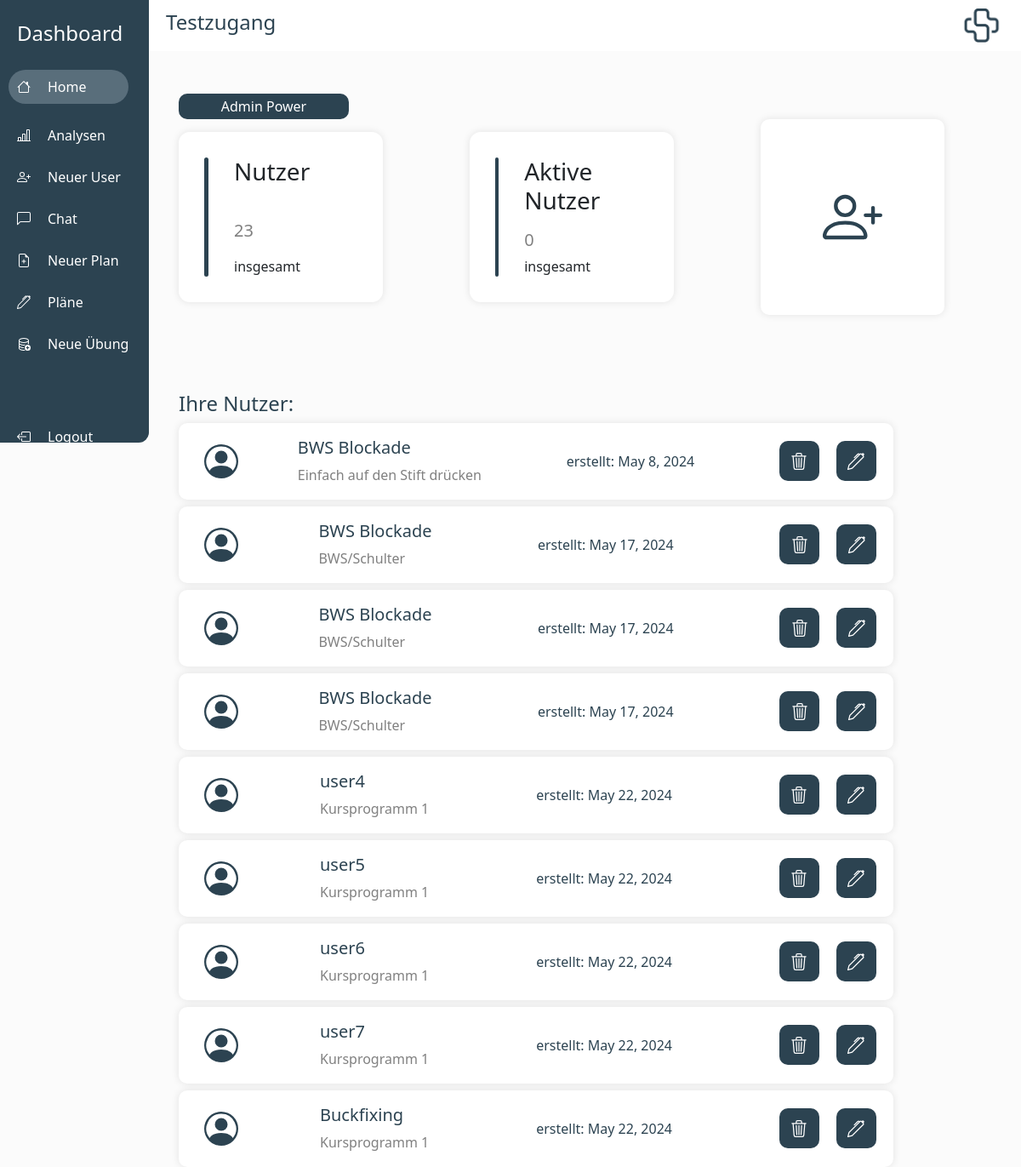
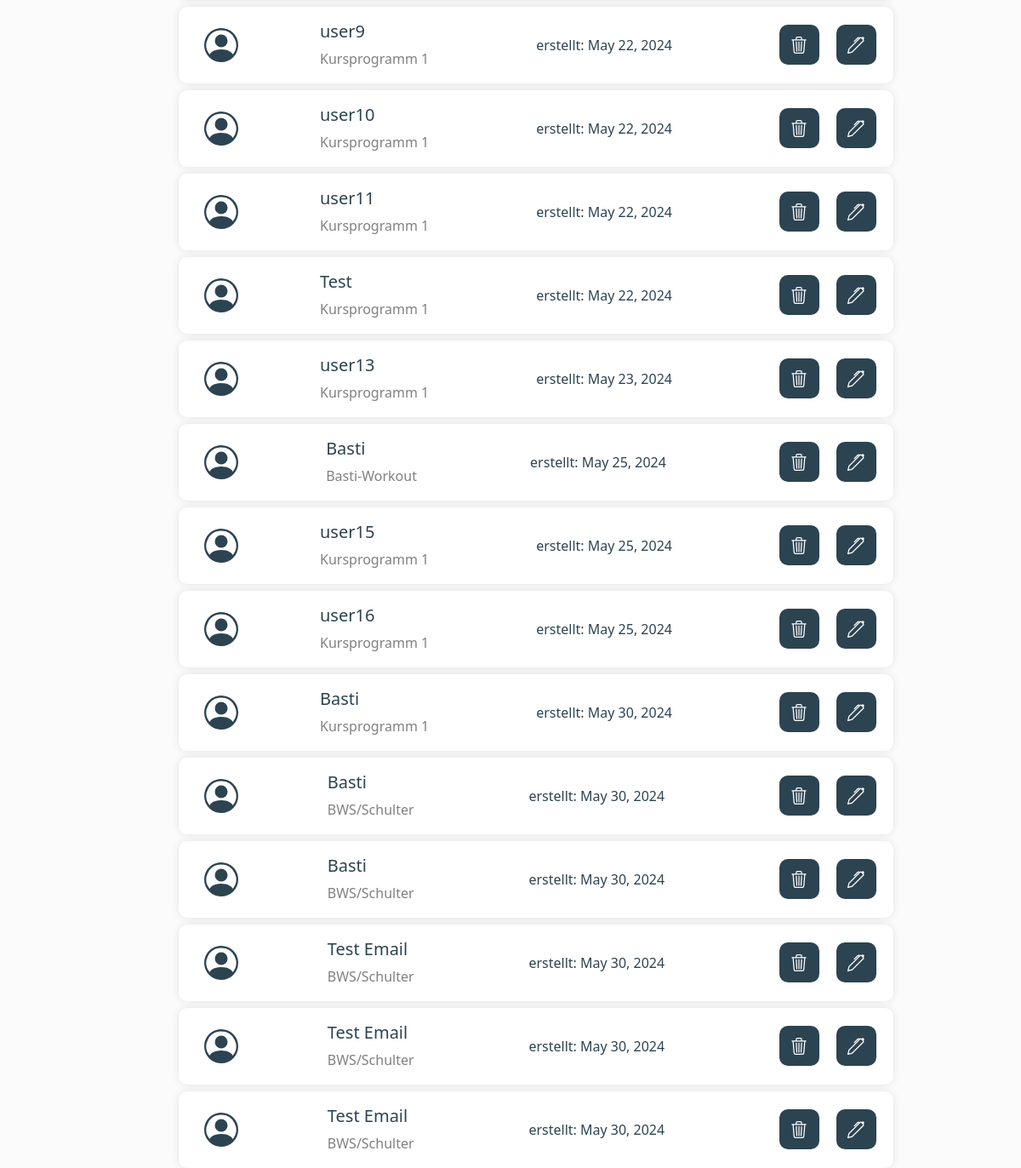
The app's page / (signed in), older data (2 pictures, top to bottom).
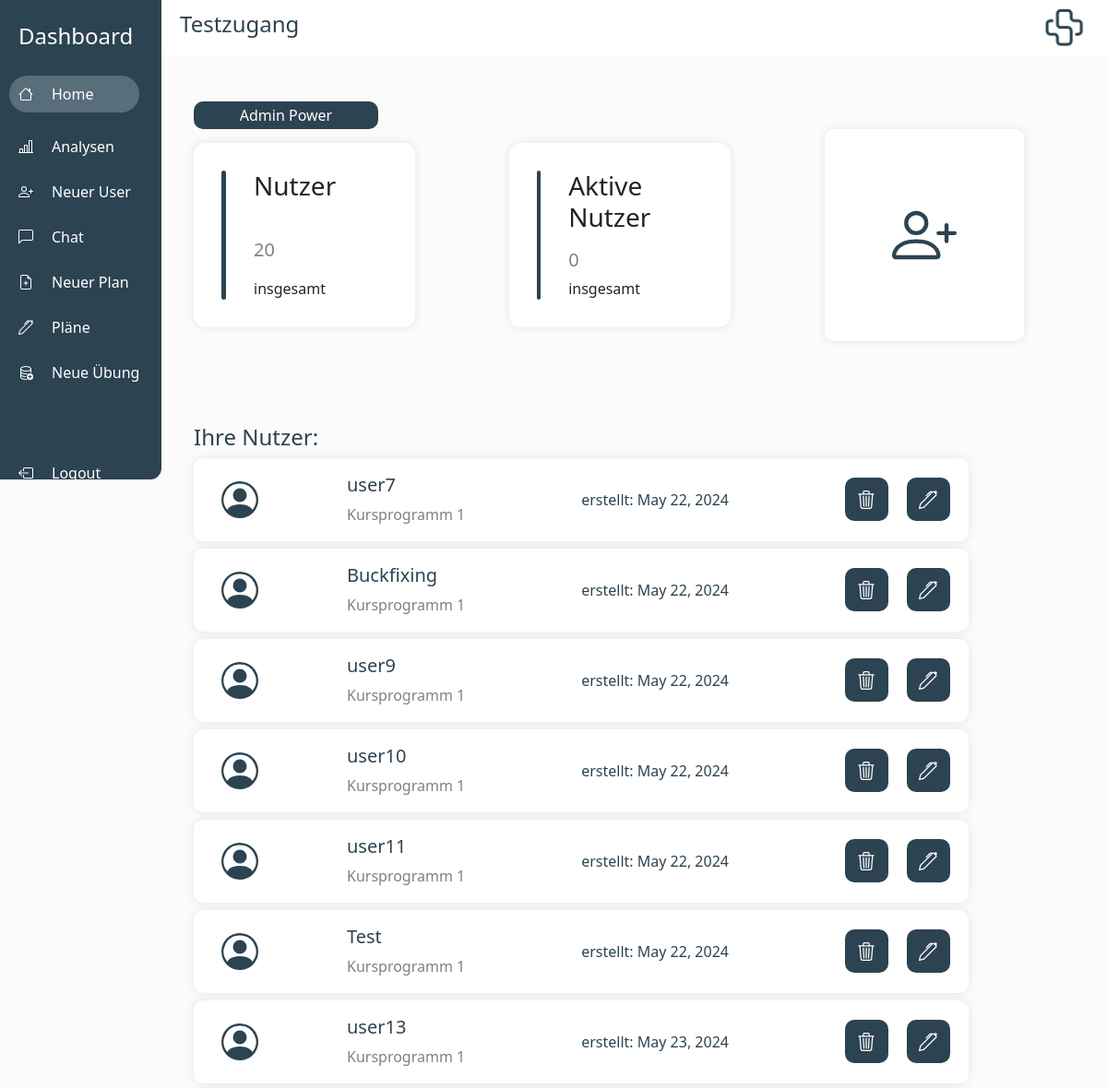
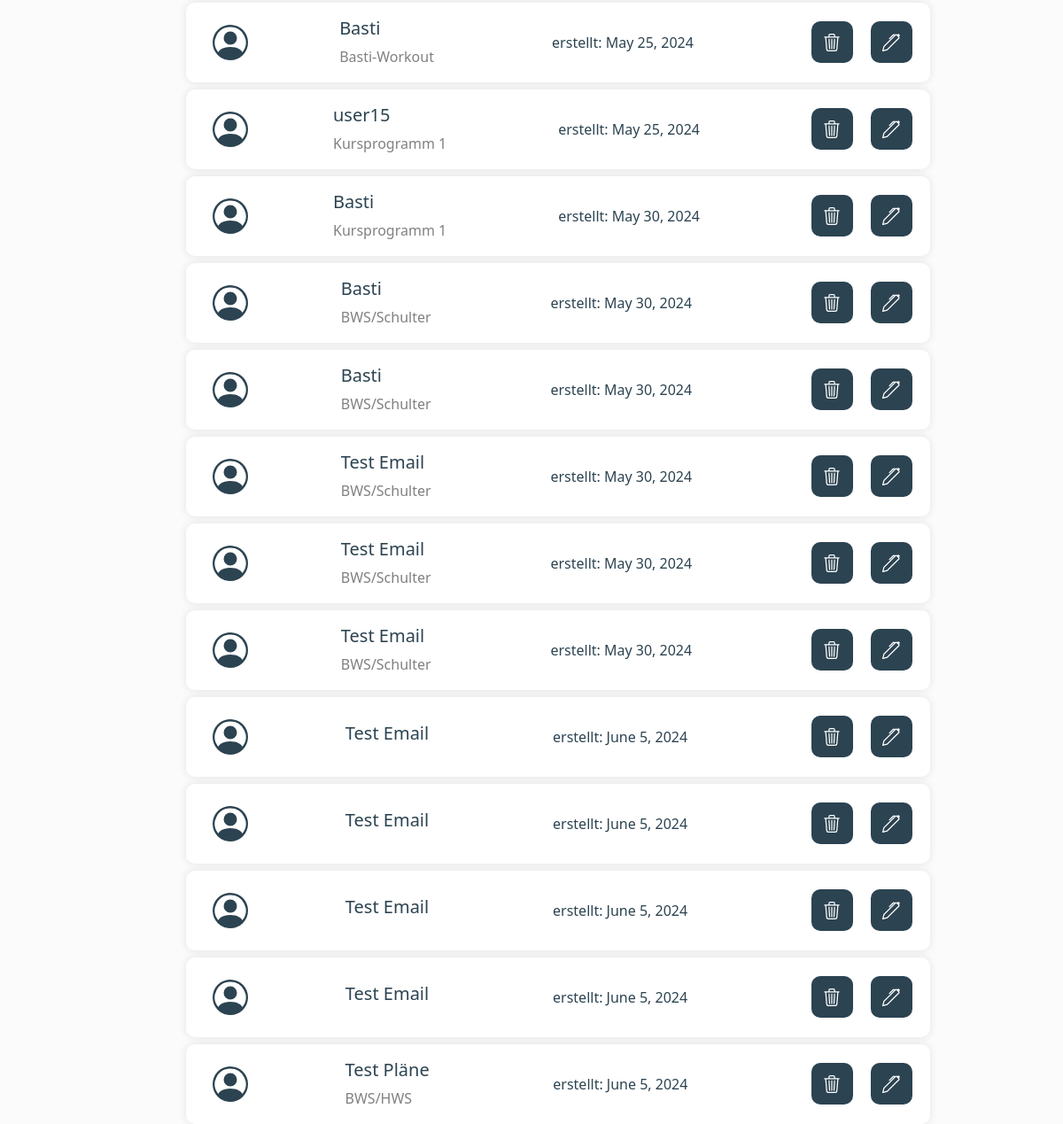
The same page, newer data (2 pictures, top to bottom).
### laxout_app/models.py (models this page shows)
class LaxoutUser(models.Model):
    user_uid = models.CharField(max_length=420, default="")
    laxout_user_name = models.CharField(max_length=200, default="")
    laxout_credits = models.IntegerField(default=0)
    note = models.CharField(max_length=200, default="")
    creation_date = models.DateField(default= timezone.now())
    exercises = models.ManyToManyField(Laxout_Exercise)
    created_by = models.ForeignKey(User, on_delete=models.CASCADE)
    indexes = models.ManyToManyField(IndexesLaxoutUser)
    last_login = models.DateTimeField(default=timezone.datetime(2023, 11, 14))
    last_login_2 = models.DateTimeField(default = timezone.datetime(2023, 11, 14))
    coupons = models.ManyToManyField(Coupon)
    last_meet = models.DateField(default = timezone.datetime.today())
    instruction = models.CharField(default = "", max_length = 200)
    lax_tree_id = models.IntegerField(default = 0)
    water_drops_count = models.IntegerField(default = 0)
    instruction_in_int = models.IntegerField(default = 0)
    email_adress = models.CharField(default = "", max_length =40)
    admin_has_seen_chat = models.BooleanField(default = True)
    user_has_seen_chat = models.BooleanField(default = False)
    was_created_through_app = models.BooleanField(default=False)

### laxout_app/views.py (the view)
# urls.py: 2. Add a URL to urlpatterns:  path('', views.home, name='home')
@login_required(login_url="login")
def home(request):
    active_admin = models.UserProfile.objects.get(user=request.user)
    active_admin_user = active_admin.user
    print("Active Admin id{}".format(active_admin_user.is_superuser))
    users_filtert = LaxoutUser.objects.filter(created_by=request.user)
    user_amount = users_filtert.count()
    active_user_amount = 0
    for user in users_filtert:
        print(str(user.last_login.date) + "Last Login date")
        if days_between_today_and_date(user.last_login) < 14:
            active_user_amount += 1
    users = LaxoutUser.objects.all()
    user_list = []
    for user in users:
        if user.created_by == request.user:
            user_list.append(user)
    context = {
        "users": user_list,
        "user_amount": user_amount,
        "active_user_amount": active_user_amount,
        "is_superuser": active_admin_user.is_superuser,
    }
    return render(request, "laxout_app/home.html", context)

### laxout_app/views.py (called while the page is built)
def days_between_today_and_date(input_datetime):
    input_datetime = input_datetime.replace(tzinfo=None)  # Make it naive
    current_datetime = datetime.now()
    time_difference = current_datetime - input_datetime
    days_difference = time_difference.days
    return days_difference

### laxout_app/templates/laxout_app/home.html (shortened to what this page needs)
{%extends 'laxout_app/main.html'%}
{%load crispy_forms_tags%}
{%block praxisname%}
{{user.username}}
{%endblock praxisname%}
{%block additionalNavItem%}
{% if is_superuser %}
<div class="row-basti-addexercise" style="padding-left: 10px; margin-bottom: 25px;">
    <a href="/new-exercise/" style="padding-left: 20px; color: white; text-decoration: none;">Neue Übung </a>
</div>
{%endif%}
{%endblock additionalNavItem%}
{%block content%}
{% if is_superuser %}
<button class="special-button" style="background-color: rgb(44, 67, 81); margin-left: 30px; width: 200px;" onclick="fetchAdminPower()">
    Admin Power
</button>
{%endif%}
<body>
    <div class="row-basti" style="justify-content: space-between; padding-left: 30px; padding-right: 90px;">
        <div class="analyse-container">
            <div style="height: 140px; width: 5px; background-color: rgb(44, 67, 81); border-radius: 10px;">
            </div>
            <div class="analyse-column">
                <h3>Nutzer</h3>
                <div style="font-size: 20px; color: grey;"> {{user_amount}} </div>
                <div style="flex-direction: row; display: flex; justify-content: space-around; align-items: center;">
                    insgesamt
                </div>
            </div>
        </div>
        <div class="analyse-container">
            <div style="height: 140px; width: 5px; background-color: rgb(44, 67, 81); border-radius: 10px;"></div>
            <div class="analyse-column">
                <h3>Aktive Nutzer</h3>
                <div style="font-size: 20px; color: grey;"> {{active_user_amount}} </div>
                <div style="flex-direction: row; display: flex; justify-content: space-around; align-items: center;">
                    insgesamt
                </div>
            </div>
        </div>
        <div class="home-item" style="align-items: center; display: flex; justify-content: center;">
            <button style="background: none; border: none;" onclick="create_user()">
                <div>
                </div>
            </button>
        </div>
    </div>
    <div style=" padding-left: 30px; padding-right: 30px; padding-top: 60px; background:none; height: 600px;">
        <h4 style="color: rgb(44, 67, 81);">
            Ihre Nutzer:
        </h4>
        {% for user in users%}
        <div class="user-item" style="justify-items: center; justify-content: space-between;">
            <div style="padding-left: 30px; ">
            </div>
            <div style="padding-right: 30px;">
                <h5 style="color: rgb(44, 67, 81);">
                    {{user.laxout_user_name}}
                </h5>
                <div style="color: grey;">{{user.note}}</div>
            </div>
            <div style="padding-right: 30px;color: rgb(44, 67, 81);">
                erstellt: {{user.creation_date}}
            </div>
            <div style="flex-direction: row; display: flex;">
                <button class="delete-button"
                    style="display: flex; justify-items: center; justify-content: center; align-items: center; width: 70; font-size: 16px;"
                    onclick="delete_user('{{user.id}}')">
                </button>
                <button class="delete-button"
                    style="display: flex; justify-items: center; justify-content: center; align-items: center; width: 70; font-size: 16px;"
                    onclick="edit_user('{{user.id}}')">
                </button>
            </div>
        </div>
        {%endfor%}
    </div>
</body>
{%endblock content%}

### laxout_app/templates/laxout_app/main.html (shortened to what this page needs)
{% load static %}
<!DOCTYPE html>
<html lang="en">
<head>
    <link href="https://cdn.jsdelivr.net/npm/bootstrap@5.3.2/dist/css/bootstrap.min.css" rel="stylesheet"
>
    <link href="https://cdn.jsdelivr.net/npm/bootstrap-icons@1.19.0/font/bootstrap-icons.css" rel="stylesheet">
    <link href="https://cdnjs.cloudflare.com/ajax/libs/font-awesome/5.15.3/css/all.min.css" rel="stylesheet">
</head>
<body>
    <div class="container-left">
        <h4 style="color: white; margin-bottom: 10; margin-top: 0; margin-left: 10px;">
            Dashboard
        </h4>
        <div style="margin-right: 0px; margin-top: 20px;">
            <div class="row-basti-home" style="padding-left: 10px; margin-bottom: 25px;">
                <a href="/" style="padding-left: 20px; color: white; text-decoration: none;">Home</a>
            </div>
            <div class="row-basti-analyse" style="padding-left: 10px; margin-bottom: 25px;">
                <a href="/analyses" style="padding-left: 20px; color: white; text-decoration: none;">Analysen</a>
            </div>
            <div class="row-basti-adduser" style="padding-left: 10px; margin-bottom: 25px;">
                <a href="/create-user/" style="padding-left: 20px; color: white; text-decoration: none;">Neuer User</a>
            </div>
            <div class="row-basti-chats" style="padding-left: 10px; margin-bottom: 25px;">
                <a href="/chats/" style="padding-left: 20px; color: white; text-decoration: none;">Chat</a>
            </div>
            <div class="row-basti-addplan" style="padding-left: 10px; margin-bottom: 25px;">
                <a href="/create-plan/" style="padding-left: 20px; color: white; text-decoration: none;">Neuer Plan</a>
            </div>
            <div class="row-basti-editplan" style="padding-left: 10px; margin-bottom: 25px;">
                <a href="/edit-plans/" style="padding-left: 20px; color: white; text-decoration: none;">Pläne</a>
            </div>
            {%block additionalNavItem%}
            {%endblock additionalNavItem%}
        </div>
        <div class="row-basti" style="padding-left: 10px; padding-bottom: 25px;">
            <a href="/logout" style="color: white; margin-bottom: 20; margin-top: auto;padding-left: 20px;">
                Logout
            </a>
        </div>
    </div>
    <div class="container-top">
        <div class="padding-item">
            <h4 style="color: rgb(44, 67, 81);">
                {%block praxisname%}
                {%endblock praxisname%}
            </h4>
        </div>
        <div class="padding-item">
            <img src="{%static 'images/logo3.png'%}" alt="" style="height: 40px; width: 55px;">
        </div>
    </div>
    <div style="margin-top: 110px; margin-left: 180px;">
        {%block content%}
        {%endblock content%}
    </div>
</body>
</html>

### laxout_app/templates/laxout_app/main.html (style rules this page uses)
body { background-color: rgb(251, 251, 251) !important; margin: 0px; }
.row-basti { justify-content: start; flex-direction: row; align-items: center; display: flex; }
.row-basti-home { justify-content: start; flex-direction: row; align-items: center; display: flex; }
.row-basti-home.active { justify-content: start; flex-direction: row; align-items: center; display: flex; background-color: rgba(230, 242, 255, 0.245); height: 40px; border-radius: 30px; }
.row-basti-chats { justify-content: start; flex-direction: row; align-items: center; display: flex; }
.row-basti-analyse { justify-content: start; flex-direction: row; align-items: center; display: flex; }
.row-basti-adduser { justify-content: start; flex-direction: row; align-items: center; display: flex; }
.row-basti-addexercise { justify-content: start; flex-direction: row; align-items: center; display: flex; }
.special-button { border-radius: 10px; border: none; background-color: rgb(167, 228, 233); height: 30px; width: 90px; color: white; cursor: pointer; }
.container-left { position: fixed; top: 0; left: 0; height: 65vh; border-bottom-right-radius: 12px; width: 175px; background-color: rgb(44, 67, 81); flex-direction: column; align-items: flex-start; padding-bottom: 25px; padding-left: 10px; justify-content: space-around; padding-top: 25px; color: white; display: flex; }
.padding-item { margin-top: 30px; margin-bottom: 30px; margin-left: 20px; margin-right: 20px; }
.home-item { height: 230px; background-color: white; border-radius: 10px; width: 18vw; color: black; box-shadow: 0 0 10px rgba(0, 0, 0, 0.1); }
.user-item { height: 90px; background-color: white; margin-top: 8px; margin-bottom: 8px; border-radius: 10px; width: 70vw; color: black; box-shadow: 0 0 10px rgba(0, 0, 0, 0.1); flex-direction: row; display: flex; justify-content: center; align-items: center; }
.container-top { position: fixed; top: 0; left: 175px; display: flex; right: 0; height: 60px; background-color: rgb(255, 255, 255) !important; flex-direction: row; align-items: center; justify-content: space-between; }
.delete-button { height: 47px; width: 47px; background-color: rgb(44, 67, 81); color: white; font-size: 30px; border-radius: 10px; cursor: pointer; border: none; margin-right: 20px; transition: transform 0.3s ease-in-out; }
.row-basti-addplan { justify-content: start; flex-direction: row; align-items: center; display: flex; }
.row-basti-editplan { justify-content: start; flex-direction: row; align-items: center; display: flex; }

### laxout_app/templates/laxout_app/home.html (style rules this page uses)
.analyse-container { border-radius: 13px; background-color: white; width: 20vw; height: 200px; padding: 30px; justify-content: start; flex-direction: row; display: flex; box-shadow: 0 0 10px rgba(0, 0, 0, 0.1); }
.analyse-column { justify-content: space-between; align-items: start; justify-items: start; flex-direction: column; padding-left: 30px; display: flex; }

Row changes from the older to the newer data that the page shows:
removed LaxoutUser: laxout_user_name "BWS Blockade", note "Einfach auf den Stift drücken", creation_date "May 8, 2024"
removed LaxoutUser: laxout_user_name "BWS Blockade", note "BWS/Schulter", creation_date "May 17, 2024"
removed LaxoutUser: laxout_user_name "BWS Blockade", note "BWS/Schulter", creation_date "May 17, 2024"
removed LaxoutUser: laxout_user_name "BWS Blockade", note "BWS/Schulter", creation_date "May 17, 2024"
removed LaxoutUser: laxout_user_name "user4", note "Kursprogramm 1", creation_date "May 22, 2024"
removed LaxoutUser: laxout_user_name "user5", note "Kursprogramm 1", creation_date "May 22, 2024"
removed LaxoutUser: laxout_user_name "user6", note "Kursprogramm 1", creation_date "May 22, 2024", {{ user.id }} 7 (drawn)
removed LaxoutUser: laxout_user_name "user16", note "Kursprogramm 1", creation_date "May 25, 2024"
added LaxoutUser: laxout_user_name "Test Email", creation_date "June 5, 2024"
added LaxoutUser: laxout_user_name "Test Email", creation_date "June 5, 2024"
added LaxoutUser: laxout_user_name "Test Email", creation_date "June 5, 2024"
added LaxoutUser: laxout_user_name "Test Email", creation_date "June 5, 2024"
added LaxoutUser: laxout_user_name "Test Pläne", note "BWS/HWS", creation_date "June 5, 2024"
Text that changed along with them:
{{ user_amount }}: "23" → "20"
